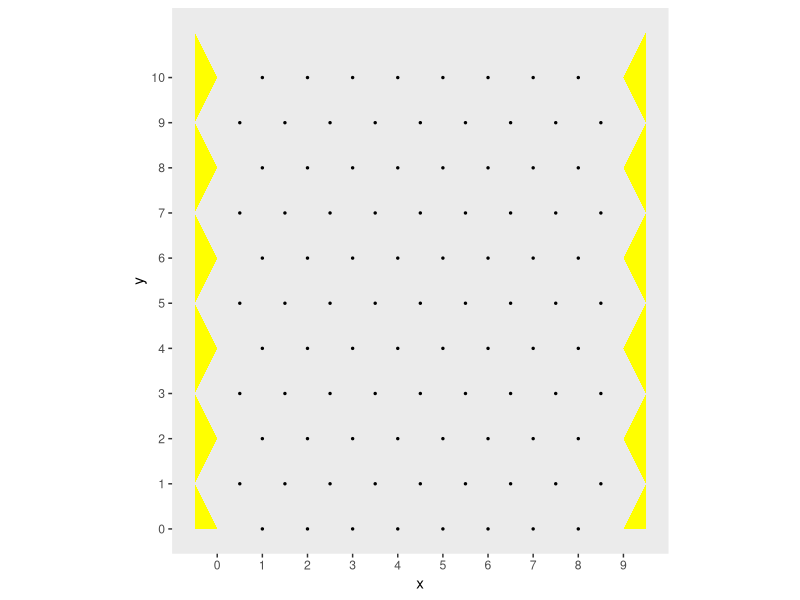
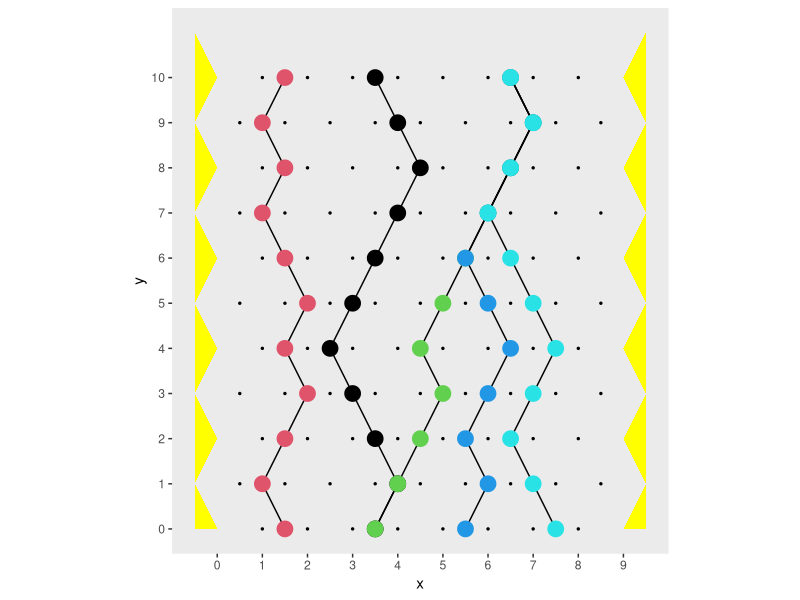
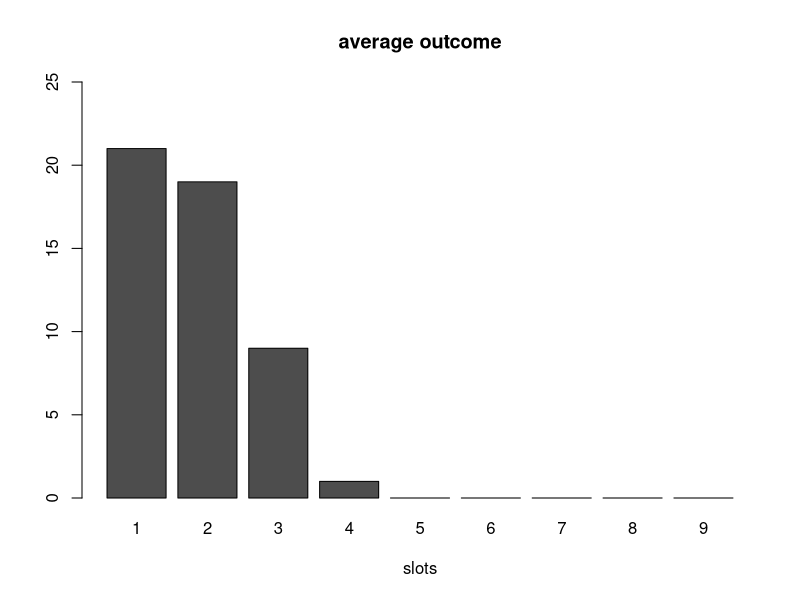
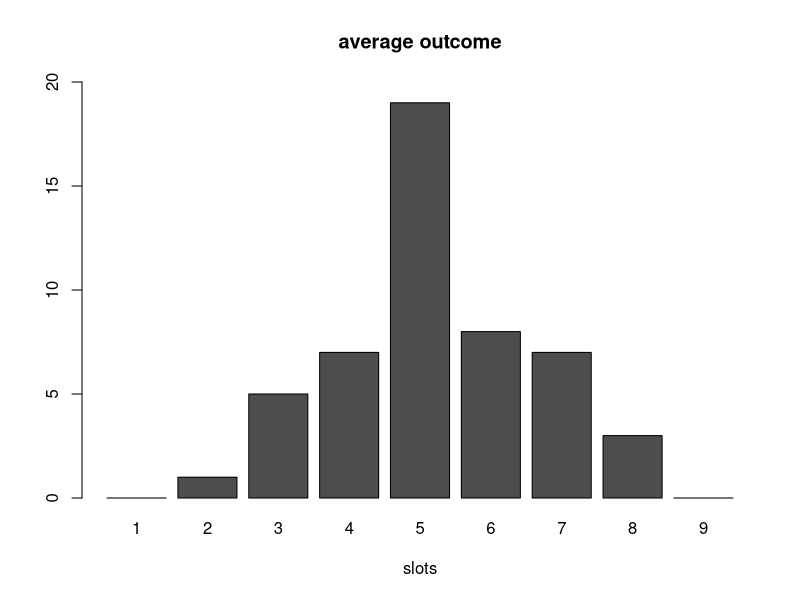
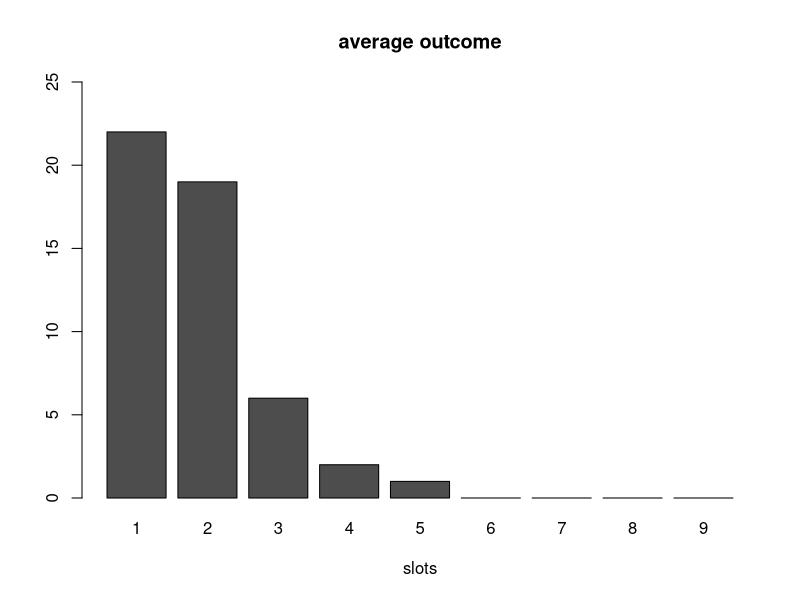
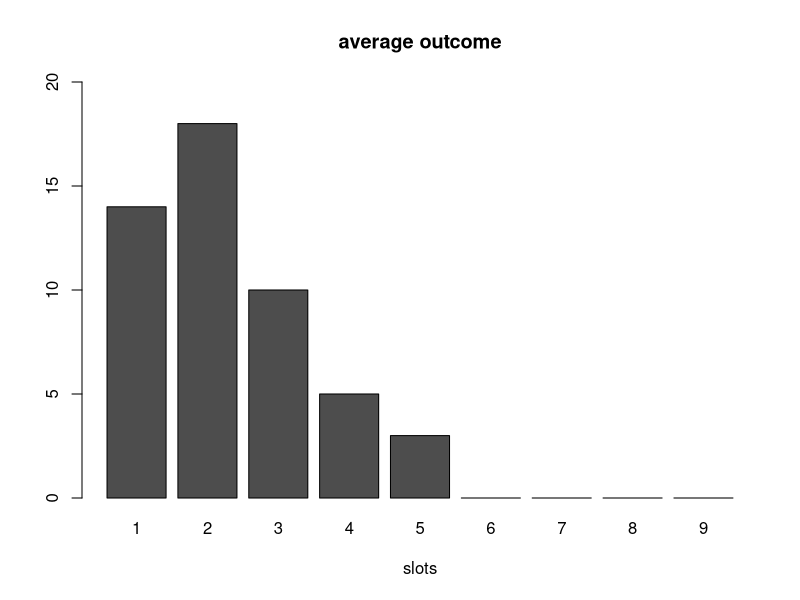
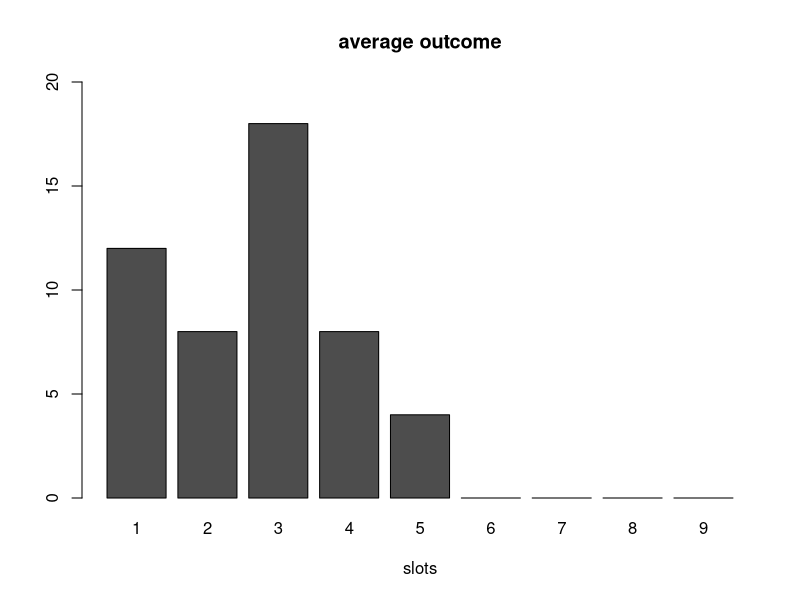
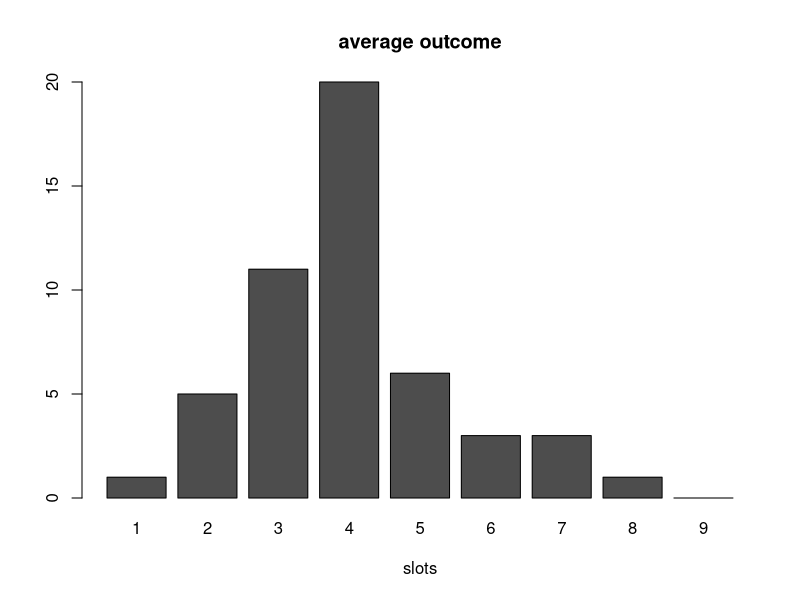

R code for these plots, in order:
library("ggplot2")
make_board <- function() {
  # create the left half of a plinko board...
  x = c(-.5,0,rep(c(-.5,0),times=5),-.5)
  y = c(0,0,1:11)
  df = data.frame(x,y)
  # create right half
  x2 = 9-x
  y2 = y
  df2 = data.frame(x2,y2)
  # add data for dots for "pegs" in the board
  evens=1:8
  odds=seq(.5,9,by=1)
  xvals = evens
  yvals = rep(0,length(evens))
  for (y in 1:10) {
    if (y%%2==0) {
      xvals=c(xvals,evens)
      yvals=c(yvals,rep(y,length(evens)))
    }
    else {
      xvals=c(xvals,odds)
      yvals=c(yvals,rep(y,length(odds)))
    }
  }
  board = ggplot() + geom_polygon(data=df,aes(x,y),fill="yellow") + 
    geom_polygon(data=df2,aes(x2,y2),fill="yellow") + 
    geom_point(data=data.frame(xvals,yvals),aes(xvals,yvals),size=.5) +
    coord_equal() +
    scale_y_continuous(limits=c(0,11),breaks=0:10) +
    scale_x_continuous(breaks=0:9,limits=c(-.5,9.5)) +
    theme(panel.grid.major = element_blank(), panel.grid.minor = element_blank())
  return(board)
}

board = make_board()
board

# 1) The path that the disk took
simulate_plinko <- function(slot){
  slot = slot - 0.5
  path = c(rep(0,10),slot)
  for(level in 10:1){
    fallRight = sample(c(-1,1),size=1, replace=T)
    if(slot == 0){
      slot = slot + 0.5
    }
    else if(slot == 9){
      slot = slot - 0.5
    }
    else{
      slot = slot + (fallRight * 0.5)
    }
    path[level] = slot
  }
  return(path)
}

# 2A) 5 random slots (including their paths)
pathTaken <- function(count, start, board){
  start = rep(start, each = ceiling(count/length(start)), len = count)
  for(diskColor in 1:count){
    pointdata = numeric(0)
    if(start[diskColor] == 0){
      start[diskColor] =sample(1:9,1,replace=T) 
    }
    pointdata <- data.frame(
      xname <- simulate_plinko(start[diskColor]),
      ypos <- 0:10
    )
    board = board + 
      geom_path(data = pointdata, mapping = aes_string(x = xname, y = ypos)) + 
      geom_point(data = pointdata, mapping = aes_string(x = xname, y = ypos), color=diskColor, size = 5)
  }
  board
}
pathTaken(5, 0,board)

# 2B) Histogram
histogram <-function(num, slot){
  result = matrix(0, ncol = 9, nrow = 1)
  for(i in 1:num){
    temp = simulate_plinko(slot)[1]
    result[temp+0.5] = result[temp+0.5] + 1
  }
  barplot(result, main="average outcome", xlab="slots", names.arg=c(1:9), ylim=c(0,ceiling(max(result)/5)*5))
  return(result)
}
histogram(50, 1)

# 3) Average Mean Prize
meanPrice = function(num, slot){
  prize = matrix(data = c(100,500,1000,0,10000,0,1000,500,100), ncol = 9, nrow = 1)
  return(sum(histogram(num, slot) * prize)/num)
}
meanPrice(50, 5)

#4) Maximize your expected winnings
maxWin = function(num, times){
  wins = matrix(0, ncol = 9, nrow = 1)
  winnings = matrix(0, ncol = 9, nrow = 1)
  while(max(wins)<times){
    for(slot in 1:9){
      winnings[slot] = meanPrice(num, slot)
    }
    wins[which.max(winnings)] = wins[which.max(winnings)] + 1
  }
  return(which.max(wins))
}
maxWin(50, 5)
